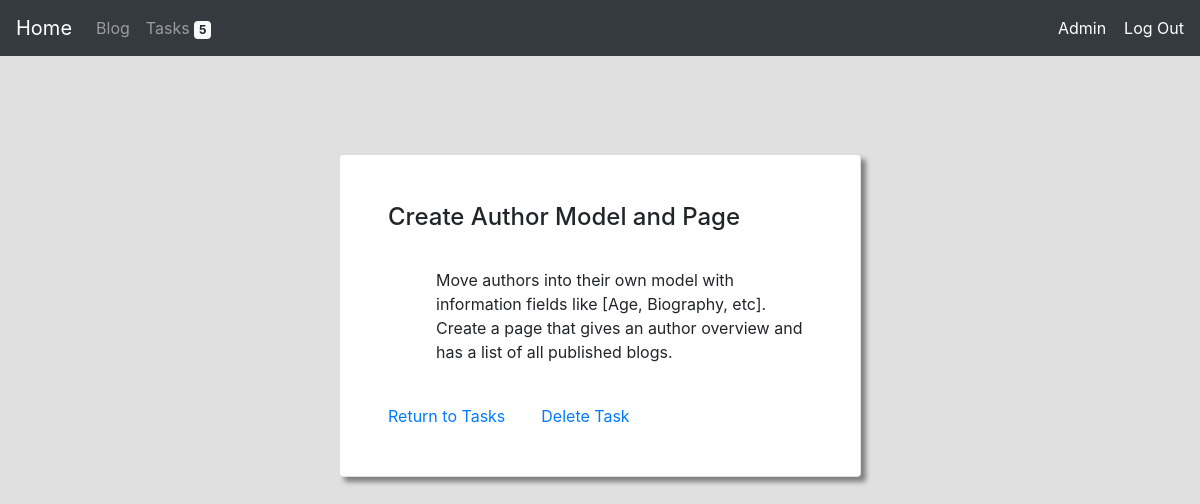
The app's page /tasks/8 (signed in) with its own data.
### tasks/models.py (models this page shows, shortened)
class Task(models.Model):
    user = models.ForeignKey(User, on_delete=models.CASCADE)
    name = models.CharField(max_length=128)
    entry = models.CharField(max_length=500)

### tasks/views.py (the view)
# urls.py: path("<int:task_id>", views.view_task, name="task"),
@login_required
def view_task(request, task_id):
    try:
        task = Task.objects.get(pk=int(task_id))
        if not task.user == request.user:
            raise ObjectDoesNotExist
        else:
            return render(request, "tasks/task.html", {
                "task": task,
                "tasks_due": len(Task.objects.filter(user=request.user).all()),
            })
    except ObjectDoesNotExist:
        return HttpResponseRedirect(reverse("main:not_found"))

### tasks/templates/tasks/task.html (shortened to what this page needs)
{% extends 'main/layout.html' %}
{% block body %}
<div class="col-9 mx-auto pt-5 mt-2 w-100 align-self-center">
    <div class="card p-5 my-auto" style="width: 60%; margin: auto; box-shadow: 5px 5px 5px Gray;">
        <h4 class="card-title">{{ task.name }}</h4><br>
        <p class="card-text pl-5">{{ task.entry }}</p><br>
        <div style="display: inline;">
            <a href="{% url 'tasks:index' %}">Return to Tasks</a>&nbsp;&nbsp;&nbsp;&nbsp;&nbsp;&nbsp;&nbsp;
            <a href="{% url 'tasks:delete' task.id %}">Delete Task</a>
        </div>
    </div>
</div>
{% endblock %}

### records on screen
Task: name "Create Author Model and Page", entry "Move authors into their own model with information fields like [Age, Biography, etc]. Create a page that gives an author overview and has a list of all published blogs."

### other values on screen
{{ tasks_due }} "5"
